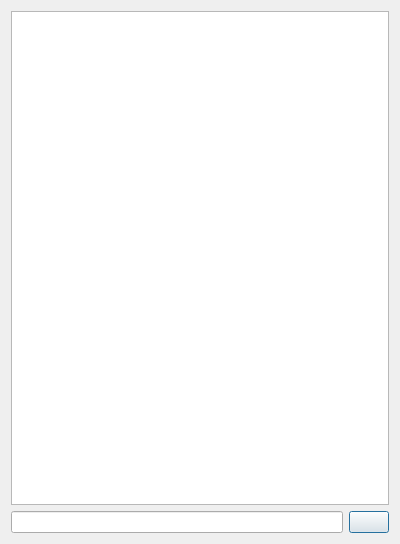
<?xml version="1.0" encoding="UTF-8"?>
<ui version="4.0">
 <class>Dialog3</class>
 <widget class="QDialog" name="Dialog3">
  <property name="geometry">
   <rect>
    <x>0</x>
    <y>0</y>
    <width>400</width>
    <height>544</height>
   </rect>
  </property>
  <property name="sizePolicy">
   <sizepolicy hsizetype="Expanding" vsizetype="Expanding">
    <horstretch>0</horstretch>
    <verstretch>0</verstretch>
   </sizepolicy>
  </property>
  <property name="windowTitle">
   <string>Dialog</string>
  </property>
  <layout class="QGridLayout" name="gridLayout">
   <item row="0" column="0">
    <widget class="QListWidget" name="listWidget">
     <property name="horizontalScrollBarPolicy">
      <enum>Qt::ScrollBarAlwaysOff</enum>
     </property>
    </widget>
   </item>
   <item row="1" column="0">
    <widget class="QWidget" name="swidget" native="true">
     <layout class="QHBoxLayout" name="horizontalLayout">
      <property name="margin">
       <number>0</number>
      </property>
      <item>
       <widget class="QLineEdit" name="search"/>
      </item>
      <item>
       <widget class="QPushButton" name="cancelSearch_pushButton">
        <property name="text">
         <string/>
        </property>
        <property name="iconSize">
         <size>
          <width>48</width>
          <height>48</height>
         </size>
        </property>
       </widget>
      </item>
     </layout>
    </widget>
   </item>
  </layout>
 </widget>
 <resources/>
 <connections/>
</ui>
